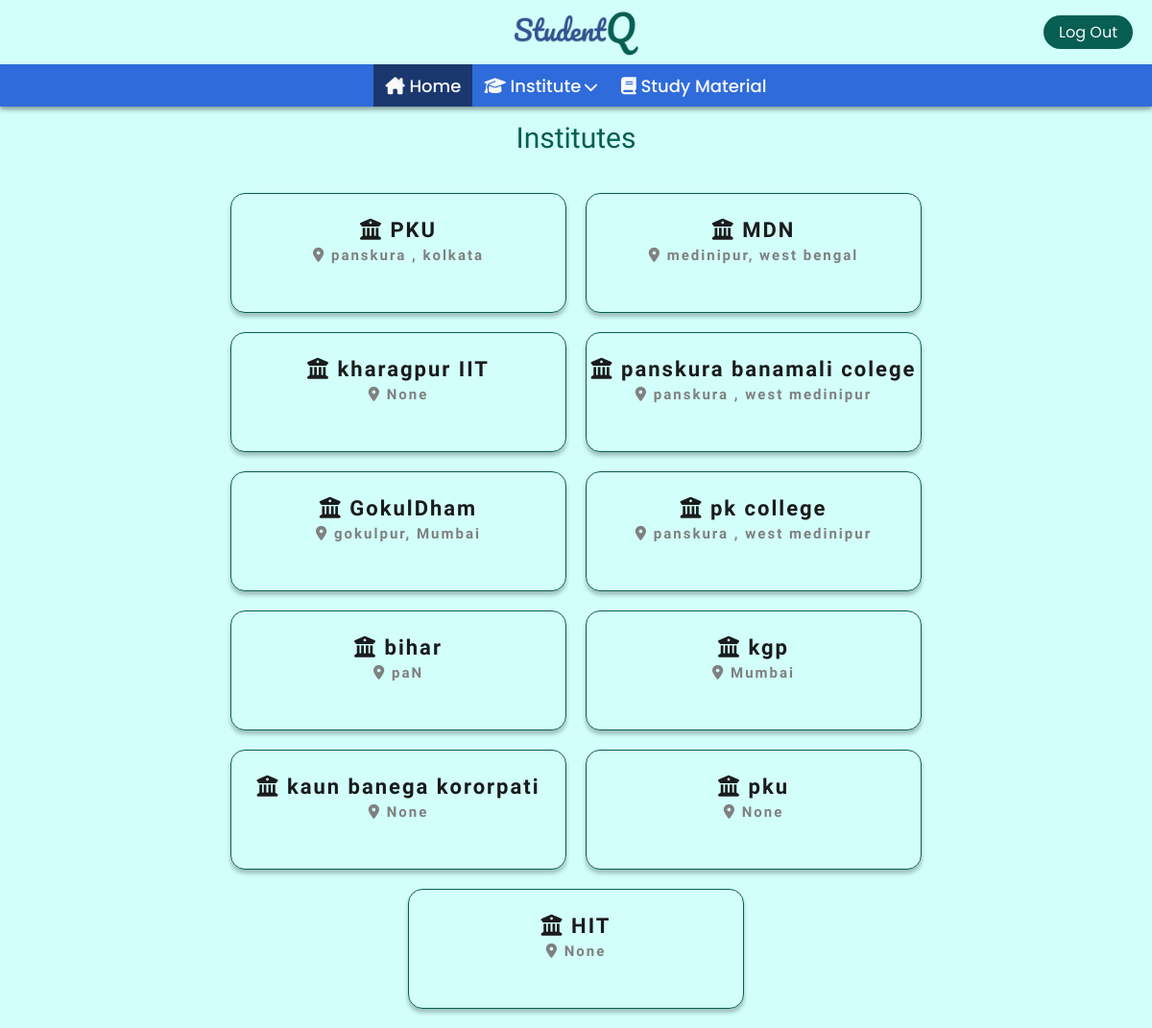
The page /institute/ (signed in) on the database as committed earlier.
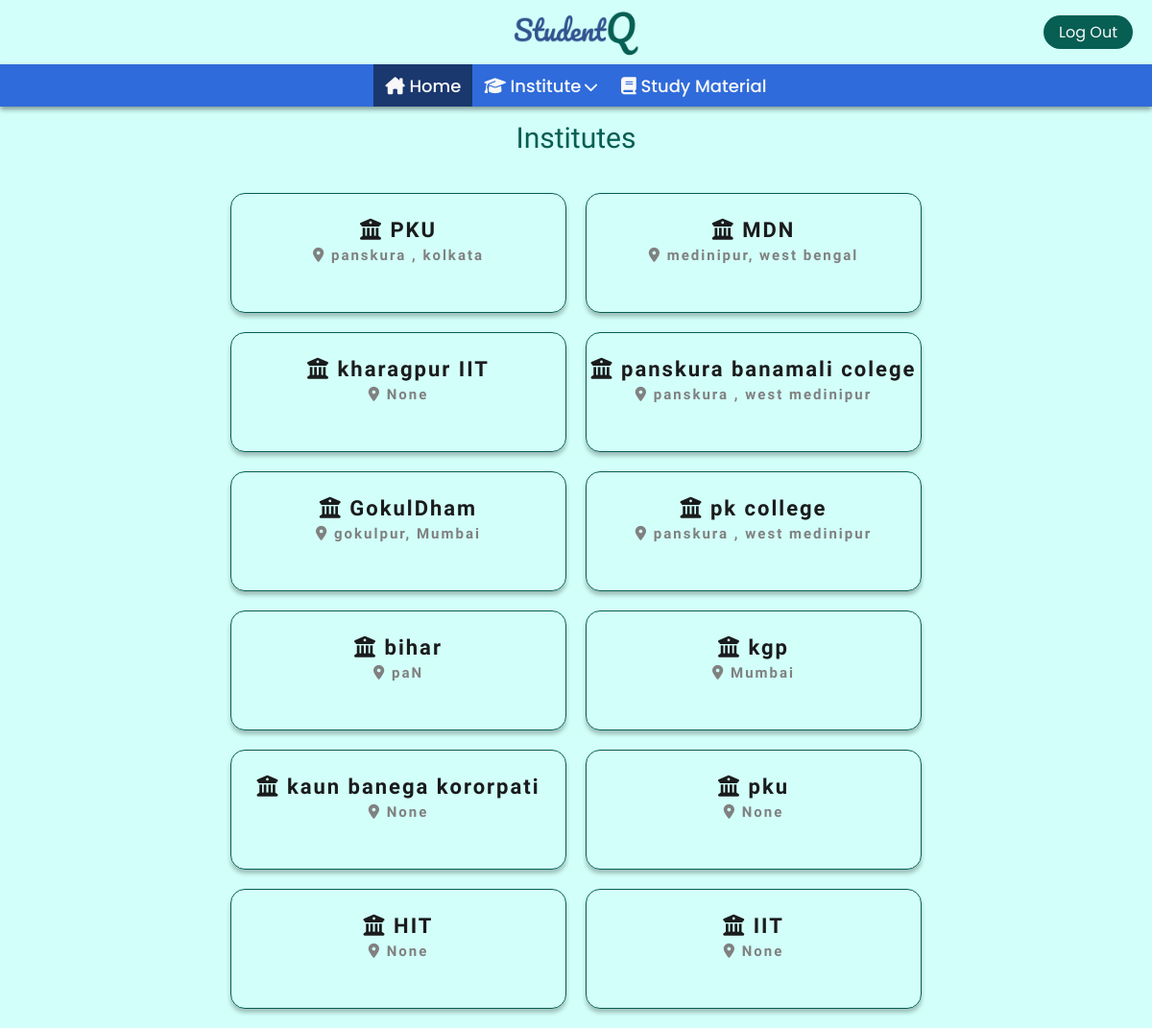
The same page on the database as committed later.
### Base/models.py (models this page shows, shortened)
class Institute(models.Model):
    name = models.CharField(max_length=200)
    institute_location=models.CharField(max_length=200, null=True)

### Base/views.py (the view)
# urls.py: path('institute/',views.Institutes, name='institute'),
@login_required(login_url='login')
def Institutes(request):
    all_institutes = Institute.objects.all()
    context = {}
    context["all_institutes"] = all_institutes
    return render(request, "institute.html", context)

### Base/templates/institute.html
{% extends "main.html" %}
{% load static %}
{% block css %}
<link rel="stylesheet" href="{% static 'mStyle/all_institute.css' %}">
{% endblock css %}
{% block body %}
<h2>Institutes</h2>
    <div class="institute_container">
        {% for instut in all_institutes %}
        <a href="{% url 'notices' instut.id  %}">
                <div class="institute_item">
                <p><i class="fa-solid fa-building-columns"></i>&nbsp;{{instut.name}}
                    </p>
                    <p id="p"><i class="fa-solid fa-location-dot"></i>&nbsp;{{instut.institute_location}}</p>
            </div>
            </a>
            {% endfor %}
    </div>
{% endblock body %}

### Base/templates/main.html (shortened to what this page needs)
{% load static %}
<!DOCTYPE html>
<html lang="en">
<head>
  <link rel="stylesheet" href="{% static 'mStyle/main.css' %}">
  <link rel="stylesheet" href="{% static 'mStyle/navDesign.css' %}">
  {%block css%}
  {%endblock%}
  <link rel="stylesheet" href="https://cdnjs.cloudflare.com/ajax/libs/font-awesome/6.3.0/css/all.min.css"
 />
</head>
<body onload="logingStart()">
  <nav class="nav" id="nav">
    <div class="header" id="header">
      <a href="/"><img src="{% static 'media/Site_Logo.png' %}" alt="Site_Logo" class="site__logo"></a>
      <div class="btnContainer">
        <div class="btnContainer--btns">
          {% if request.user.is_authenticated %}
          <a href="{% url 'logout' %}" role="button" class="btn btn-green rounded-corner btn-visible-onclick">Log
            Out</a>
          {% else %}
          <a href="{% url 'login' %}" role="button" class="btn btn-green rounded-corner btn-visible-onclick">Log In</a>
          <a href="{% url 'register' %}" role="button"
            class="btn btn-green rounded-corner btn-visible-onclick">Register</a>
          {% endif %}
        </div>
      </div>
    </div>
    <ul class="navber" id="navber">
      <li class="navlink navlink__active">
        <a href="{% url 'home' %}"><i class="fa-solid fa-house-chimney"></i>&nbsp;Home</a>
      </li>
      <li class="navlink">
        <a href="{% url 'institute' %}"><i class="fa-solid fa-graduation-cap"></i>&nbsp;Institute&nbsp;<i
            class="fa-solid fa-chevron-down sml__arrow"></i></a>
      </li>
      <li class="navlink">
        <a href="{% url 'studyMetirial' %}"><i class="fa-solid fa-book"></i>&nbsp;Study Material</a>
      </li>
    </ul>
  </nav>
  {% block body %}
  {% endblock %}
</body>
</html>

### static/mStyle/main.css (style rules this page uses)
:root { --light-green-theme: #D2FFF9; --light-blue: #669CFF; --main-blue: #2F6BDA; --dark-blue: #1a376e; --light-dark-blue: #083891; --theme-clr: #075E53; --theme-clr-light: #178274; --hover-green: #094a42; --black: #000; --white: #fff; --drk-white: #f8f8f8; --light-gray: #d9d9d9; --placeholder-clr: #707070; --main-yellow: #FFE454; --font-primary: 'Poppins', sans-serif; --font-secondary: 'Righteous', cursive; --font-ternary: 'Pacifico', cursive; --font-ps: 'Alkatra', cursive; }
*::placeholder { color: var(--placeholder-clr); }
*, *::before, *::after { margin: 0; padding: 0; box-sizing: border-box; scrollbar-width: thin; scrollbar-color: var(--theme-clr) var(--light-gray); }
html { font-size: 62.5%; overflow-x: hidden; }
body { min-height: 100vh; font-family: 'Poppins', sans-serif; overflow-x: hidden; background: var(--light-green-theme); }
a { text-decoration: none; }
.btn { text-decoration: none; padding: 0.6rem 1.6rem; font-size: 1.6rem; transition: all 0.5s ease-out; cursor: pointer; }
.btn-green { color: var(--drk-white); background-color: var(--theme-clr); }
.rounded-corner { border-radius: 3rem; }
.sml__arrow { font-size: 1.5rem; margin-left: -0.2rem; }

### static/mStyle/navDesign.css (style rules this page uses)
.nav { display: flex; flex-wrap: nowrap; flex-direction: column; width: 100%; z-index: 9999 !important; }
.nav .header { display: flex; align-items: center; justify-content: center; z-index: 999; }
.nav .header .site__logo { height: 6.21rem; }
.nav .header .btnContainer { position: absolute; right: 2rem; display: flex; align-items: center; justify-content: center; gap: 1rem; }
.nav .navber { width: 100%; position: relative; background-color: var(--main-blue); display: flex; align-items: center; justify-content: center; list-style: none; box-shadow: 0px 3px 5px rgba(0, 0, 0, 0.403); }
.nav .navber .navlink { font-size: 1.8rem; font-weight: 200; color: var(--drk-white); padding: 0.85rem 1.2rem; }
.nav .navber .navlink.navlink__active { background: var(--dark-blue) !important; font-weight: 500; }
.nav .navber .navlink a { color: var(--drk-white); font-size: 1.8rem; font-weight: 500; }

### static/mStyle/all_institute.css (style rules this page uses)
* { margin: 0; padding: auto; box-sizing: border-box; }
h2 { text-align: center; font-size: 3rem; font-family: var(--font-secondary); color: var(--theme-clr); margin-top: 15px; font-weight: 400; }
div.institute_container { padding: 10px; border-radius: 10px; height: auto; width: 80%; margin-left: 50%; transform: translateX(-50%); display:flex; flex-direction:row; flex-wrap: wrap; align-content:center; justify-content: center; padding-top: 30px; }
div.institute_container a { width: 350px; height: 125px; margin: 10px; border: solid 1px #075E53; color:rgb(26, 27, 28); box-shadow: 0px 4px 4px rgba(0, 0, 0, 0.25); border-radius: 15px; font-size: large; text-align: center; justify-items: center; text-align: center; cursor: pointer; }
a div.institute_item { margin-top: 17px; padding:3px; }
a div.institute_item p { margin-top:5px; font-family: var(--font-secondary); font-weight: 600; font-size: 22px; letter-spacing:2px; }
#p { color:gray; font-size: 15px; }

Rows that differ between the two databases and show on the page:
added Institute: name "IIT", institute_location "None"
